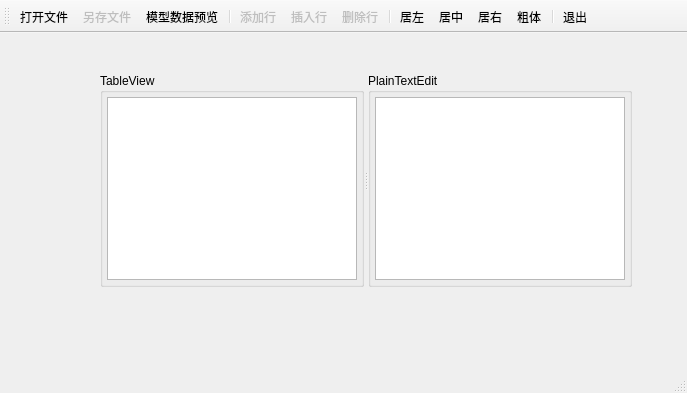
<?xml version="1.0" encoding="UTF-8"?>
<ui version="4.0">
 <class>MainWindow</class>
 <widget class="QMainWindow" name="MainWindow">
  <property name="geometry">
   <rect>
    <x>0</x>
    <y>0</y>
    <width>687</width>
    <height>393</height>
   </rect>
  </property>
  <property name="windowTitle">
   <string>QTableView与QStandardItemModel</string>
  </property>
  <widget class="QWidget" name="centralWidget">
   <widget class="QSplitter" name="splitter">
    <property name="geometry">
     <rect>
      <x>100</x>
      <y>40</y>
      <width>532</width>
      <height>214</height>
     </rect>
    </property>
    <property name="orientation">
     <enum>Qt::Horizontal</enum>
    </property>
    <widget class="QGroupBox" name="groupBox">
     <property name="title">
      <string>TableView</string>
     </property>
     <layout class="QVBoxLayout" name="verticalLayout">
      <property name="leftMargin">
       <number>4</number>
      </property>
      <property name="topMargin">
       <number>4</number>
      </property>
      <property name="rightMargin">
       <number>4</number>
      </property>
      <property name="bottomMargin">
       <number>4</number>
      </property>
      <item>
       <widget class="QTableView" name="tableView">
        <property name="editTriggers">
         <set>QAbstractItemView::AnyKeyPressed|QAbstractItemView::DoubleClicked|QAbstractItemView::EditKeyPressed|QAbstractItemView::SelectedClicked</set>
        </property>
        <property name="alternatingRowColors">
         <bool>true</bool>
        </property>
       </widget>
      </item>
     </layout>
    </widget>
    <widget class="QGroupBox" name="groupBox_2">
     <property name="title">
      <string>PlainTextEdit</string>
     </property>
     <layout class="QVBoxLayout" name="verticalLayout_2">
      <property name="leftMargin">
       <number>4</number>
      </property>
      <property name="topMargin">
       <number>4</number>
      </property>
      <property name="rightMargin">
       <number>4</number>
      </property>
      <property name="bottomMargin">
       <number>4</number>
      </property>
      <item>
       <widget class="QPlainTextEdit" name="plainTextEdit">
        <property name="lineWrapMode">
         <enum>QPlainTextEdit::NoWrap</enum>
        </property>
       </widget>
      </item>
     </layout>
    </widget>
   </widget>
  </widget>
  <widget class="QMenuBar" name="menuBar">
   <property name="geometry">
    <rect>
     <x>0</x>
     <y>0</y>
     <width>687</width>
     <height>23</height>
    </rect>
   </property>
  </widget>
  <widget class="QToolBar" name="mainToolBar">
   <property name="toolButtonStyle">
    <enum>Qt::ToolButtonTextUnderIcon</enum>
   </property>
   <attribute name="toolBarArea">
    <enum>TopToolBarArea</enum>
   </attribute>
   <attribute name="toolBarBreak">
    <bool>false</bool>
   </attribute>
   <addaction name="actOpen"/>
   <addaction name="actSave"/>
   <addaction name="actModelData"/>
   <addaction name="separator"/>
   <addaction name="actAppend"/>
   <addaction name="actInsert"/>
   <addaction name="actDelete"/>
   <addaction name="separator"/>
   <addaction name="actAlignLeft"/>
   <addaction name="actAlignCenter"/>
   <addaction name="actAlignRight"/>
   <addaction name="actFontBold"/>
   <addaction name="separator"/>
   <addaction name="actExit"/>
  </widget>
  <widget class="QStatusBar" name="statusBar"/>
  <action name="actOpen">
   <property name="icon">
    <iconset resource="res.qrc">
     <normaloff>:/images/icons/open.bmp</normaloff>:/images/icons/open.bmp</iconset>
   </property>
   <property name="text">
    <string>打开文件</string>
   </property>
   <property name="toolTip">
    <string>打开文件</string>
   </property>
  </action>
  <action name="actSave">
   <property name="enabled">
    <bool>false</bool>
   </property>
   <property name="icon">
    <iconset resource="res.qrc">
     <normaloff>:/images/icons/save.bmp</normaloff>:/images/icons/save.bmp</iconset>
   </property>
   <property name="text">
    <string>另存文件</string>
   </property>
   <property name="toolTip">
    <string>表格内容另存为文件</string>
   </property>
  </action>
  <action name="actAppend">
   <property name="enabled">
    <bool>false</bool>
   </property>
   <property name="icon">
    <iconset resource="res.qrc">
     <normaloff>:/images/icons/append.bmp</normaloff>:/images/icons/append.bmp</iconset>
   </property>
   <property name="text">
    <string>添加行</string>
   </property>
   <property name="toolTip">
    <string>添加一行</string>
   </property>
  </action>
  <action name="actInsert">
   <property name="enabled">
    <bool>false</bool>
   </property>
   <property name="icon">
    <iconset resource="res.qrc">
     <normaloff>:/images/icons/306.bmp</normaloff>:/images/icons/306.bmp</iconset>
   </property>
   <property name="text">
    <string>插入行</string>
   </property>
   <property name="toolTip">
    <string>插入一行</string>
   </property>
  </action>
  <action name="actDelete">
   <property name="enabled">
    <bool>false</bool>
   </property>
   <property name="icon">
    <iconset resource="res.qrc">
     <normaloff>:/images/icons/delete.bmp</normaloff>:/images/icons/delete.bmp</iconset>
   </property>
   <property name="text">
    <string>删除行</string>
   </property>
   <property name="toolTip">
    <string>删除当前行</string>
   </property>
  </action>
  <action name="actExit">
   <property name="icon">
    <iconset resource="res.qrc">
     <normaloff>:/images/icons/exit.bmp</normaloff>:/images/icons/exit.bmp</iconset>
   </property>
   <property name="text">
    <string>退出</string>
   </property>
   <property name="toolTip">
    <string>退出</string>
   </property>
  </action>
  <action name="actModelData">
   <property name="icon">
    <iconset resource="res.qrc">
     <normaloff>:/images/icons/import1.bmp</normaloff>:/images/icons/import1.bmp</iconset>
   </property>
   <property name="text">
    <string>模型数据预览</string>
   </property>
   <property name="toolTip">
    <string>模型数据显示到文本框里</string>
   </property>
  </action>
  <action name="actAlignLeft">
   <property name="icon">
    <iconset resource="res.qrc">
     <normaloff>:/images/icons/508.bmp</normaloff>:/images/icons/508.bmp</iconset>
   </property>
   <property name="text">
    <string>居左</string>
   </property>
   <property name="toolTip">
    <string>文字左对齐</string>
   </property>
  </action>
  <action name="actAlignCenter">
   <property name="icon">
    <iconset resource="res.qrc">
     <normaloff>:/images/icons/510.bmp</normaloff>:/images/icons/510.bmp</iconset>
   </property>
   <property name="text">
    <string>居中</string>
   </property>
   <property name="toolTip">
    <string>文字居中</string>
   </property>
  </action>
  <action name="actAlignRight">
   <property name="icon">
    <iconset resource="res.qrc">
     <normaloff>:/images/icons/512.bmp</normaloff>:/images/icons/512.bmp</iconset>
   </property>
   <property name="text">
    <string>居右</string>
   </property>
   <property name="toolTip">
    <string>文字右对齐</string>
   </property>
  </action>
  <action name="actFontBold">
   <property name="checkable">
    <bool>true</bool>
   </property>
   <property name="icon">
    <iconset resource="res.qrc">
     <normaloff>:/images/icons/500.bmp</normaloff>:/images/icons/500.bmp</iconset>
   </property>
   <property name="text">
    <string>粗体</string>
   </property>
   <property name="toolTip">
    <string>粗体字体</string>
   </property>
  </action>
 </widget>
 <layoutdefault spacing="6" margin="11"/>
 <resources>
  <include location="res.qrc"/>
 </resources>
 <connections>
  <connection>
   <sender>actExit</sender>
   <signal>triggered()</signal>
   <receiver>MainWindow</receiver>
   <slot>close()</slot>
   <hints>
    <hint type="sourcelabel">
     <x>-1</x>
     <y>-1</y>
    </hint>
    <hint type="destinationlabel">
     <x>433</x>
     <y>266</y>
    </hint>
   </hints>
  </connection>
 </connections>
</ui>
